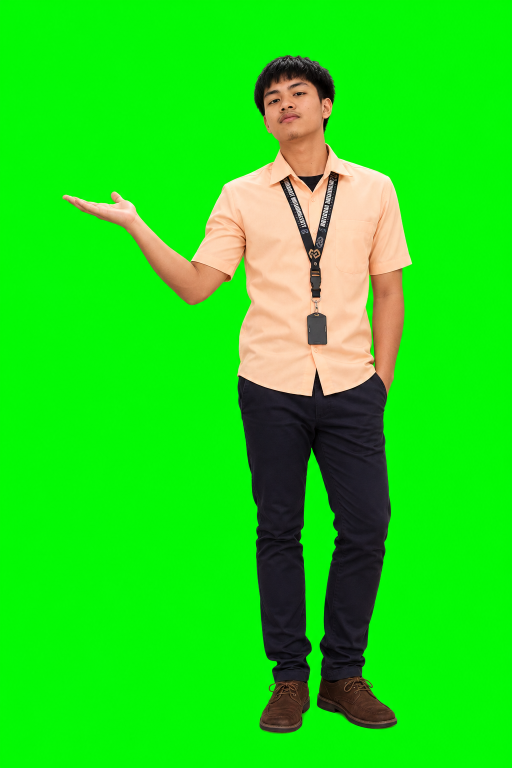
#> input picture source/pointer-light.png, 1024 x 1536 px (shown at 1/2 size); its folder holds 2 pictures in this run
$ python prepare_contact_figures.py
#> lines starting #> are read from the running program, lines starting #| are printed output that depends on the picture; after the words box and inside, x2 and y2 are one past the last pixel; in counts of white or black regions, pixels touching at a corner belong together
from pathlib import Path

import numpy as np
from PIL import Image, ImageFilter


ROOT = Path(__file__).resolve().parents[1]
OUTPUT = ROOT / "public" / "contact"
REVIEW = ROOT / "review"
OUTPUT.mkdir(parents=True, exist_ok=True)
REVIEW.mkdir(parents=True, exist_ok=True)

for theme in ("light", "dark"):
    source = Image.open(ROOT / "source" / f"pointer-{theme}.png").convert("RGB")
#> source is the input picture: PIL image 1024x1536 RGB; mean R, G, B 32.7, 218.5, 23.5
    rgb = np.asarray(source).astype(np.float32)
    red, green, blue = rgb[..., 0], rgb[..., 1], rgb[..., 2]
    excess = green - np.maximum(red, blue)
    background = (green > 65) & (excess > 24) & (green > red * 1.14) & (green > blue * 1.14)
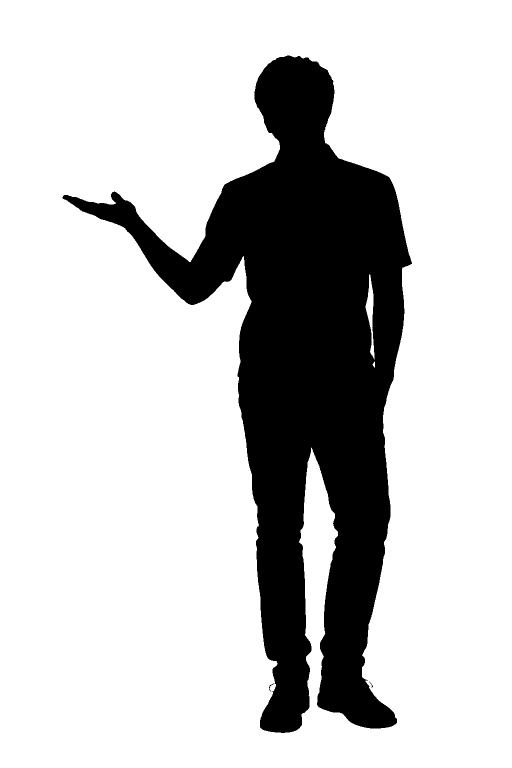
#> background: shape (1536, 1024) bool (shown at 1/2 size); 78.3% white; 3 black regions (1 under 20 px), largest, box (x1, y1, x2, y2) and area: (125, 111, 824, 1466) 340565, (538, 1367, 549, 1383) 32
    alpha = np.where(background, 0, 255).astype(np.uint8)
    rgb[..., 1] = np.minimum(green, np.maximum(red, blue) + 2)
    rgba = Image.fromarray(np.dstack((rgb.astype(np.uint8), alpha)), "RGBA")
    size = (round(source.width * 900 / source.height), 900)
#> size = (600, 900)
    rgba = rgba.resize(size, Image.Resampling.LANCZOS)
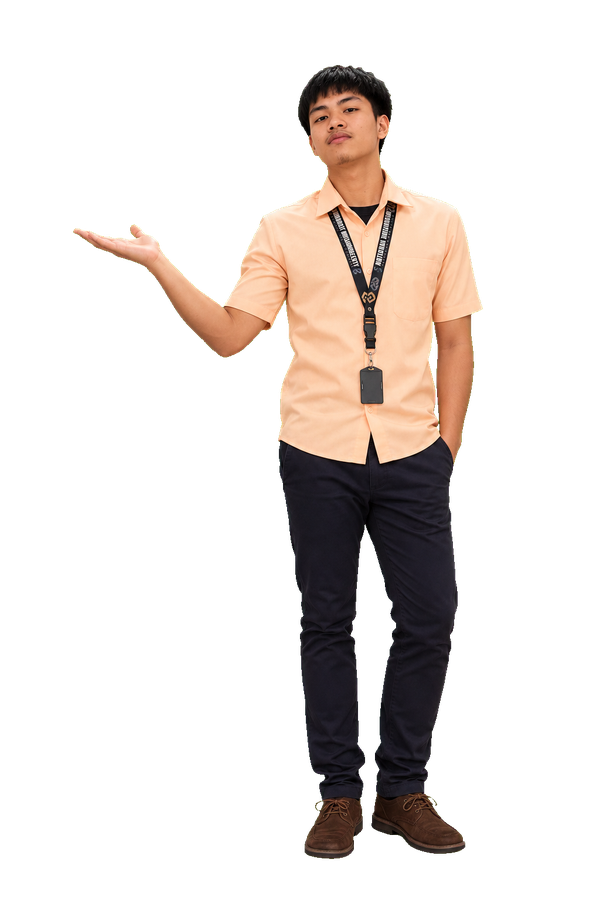
#> rgba: PIL image 600x900 RGBA; mean R, G, B, A 31.2, 24.8, 21.2, 55.2; transparent parts drawn white
    matte = rgba.getchannel("A").filter(ImageFilter.MinFilter(3)).filter(ImageFilter.GaussianBlur(.35))
    rgba.putalpha(matte)
    rgba.save(OUTPUT / f"pointer-{theme}.webp", "WEBP", quality=94, method=6, alpha_quality=100)

    preview = Image.new("RGB", (size[0] * 2, size[1]))
#> preview: PIL image 1200x900 RGB; every value is 0
    for index, color in enumerate(("#f6f7f8", "#0b0c0f")):
        ground = Image.new("RGBA", size, color)
        ground.alpha_composite(rgba)
        preview.paste(ground.convert("RGB"), (index * size[0], 0))
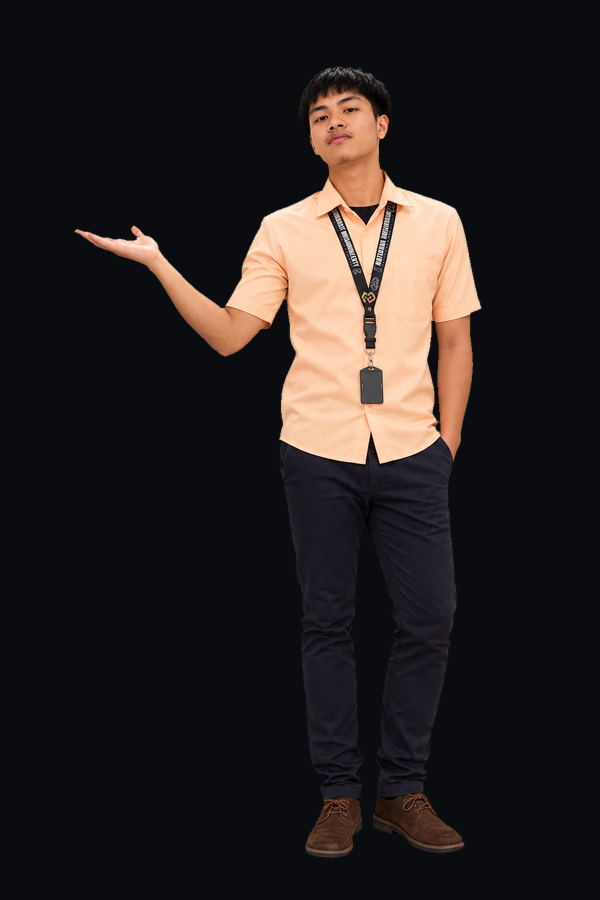
#> ground: PIL image 600x900 RGBA; mean R, G, B, A 38, 32.6, 31.7, 255
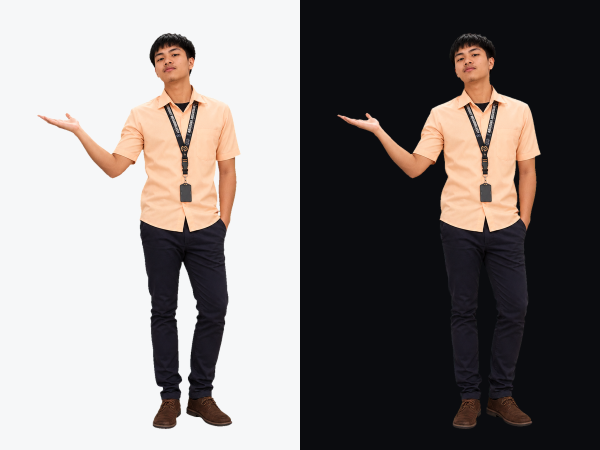
#> preview: PIL image 1200x900 RGB (shown at 1/2 size); mean R, G, B 130.9, 125.5, 123.9
    preview.save(REVIEW / f"pointer-{theme}-composites.png")

    edge_review = Image.new("RGB", (840, 600), "#777777")
#> edge_review: PIL image 840x600 RGB; every value is 119
    crops = ((270, 55, 435, 200), (60, 215, 225, 360))
    for row, box in enumerate(crops):
        crop = rgba.crop(box).resize((330, 290), Image.Resampling.NEAREST)
        for col, color in enumerate(("#f6f7f8", "#0b0c0f")):
            ground = Image.new("RGBA", crop.size, color)
            ground.alpha_composite(crop)
            edge_review.paste(ground.convert("RGB"), (col * 420, row * 300))
#> this loop made 2 passes
#> pass 1, `crop = rgba.crop(box).resize((330, 290), Image.Resampling.NEAREST)`:
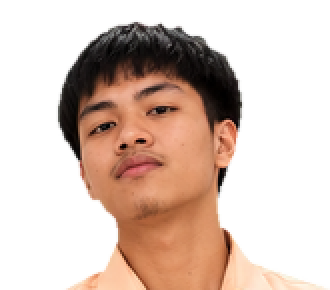
#> crop: PIL image 330x290 RGBA; mean R, G, B, A 72.9, 51.8, 39.7, 104.7; transparent parts drawn white
#> after the loop:
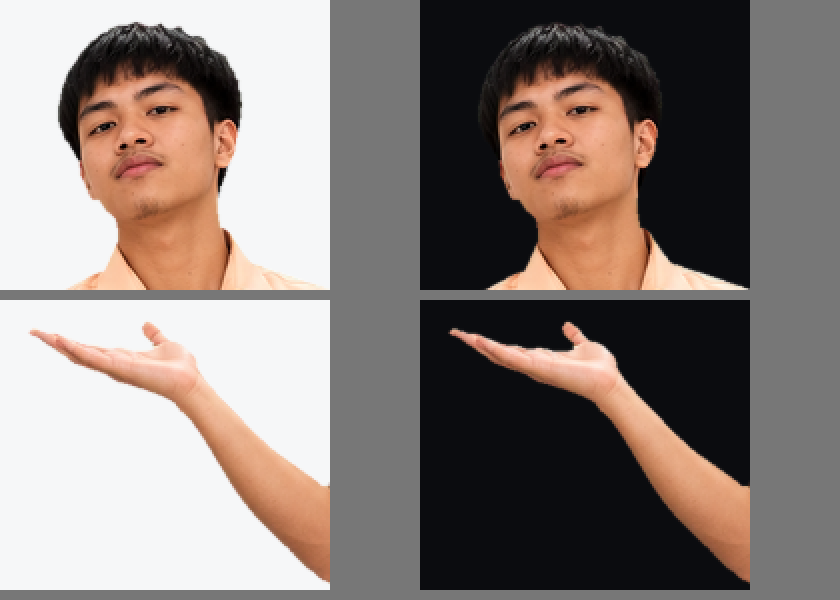
#> edge_review: PIL image 840x600 RGB; mean R, G, B 137.2, 125.8, 120.7
#> after the loop:
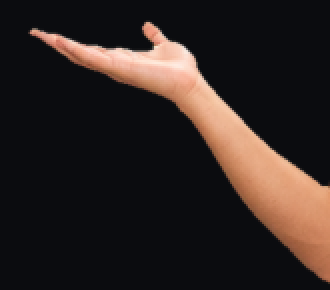
#> ground: PIL image 330x290 RGBA; mean R, G, B, A 46.6, 36.9, 33.8, 255
    edge_review.save(REVIEW / f"pointer-{theme}-edges.png")
    print(f"{theme}: {source.size} -> {size}, transparent WebP, 1px matte erosion and green despill")
#| light: (1024, 1536) -> (600, 900), transparent WebP, 1px matte erosion and green despill
#> pass 2 of the loop `for theme in ("light", "dark"):`:
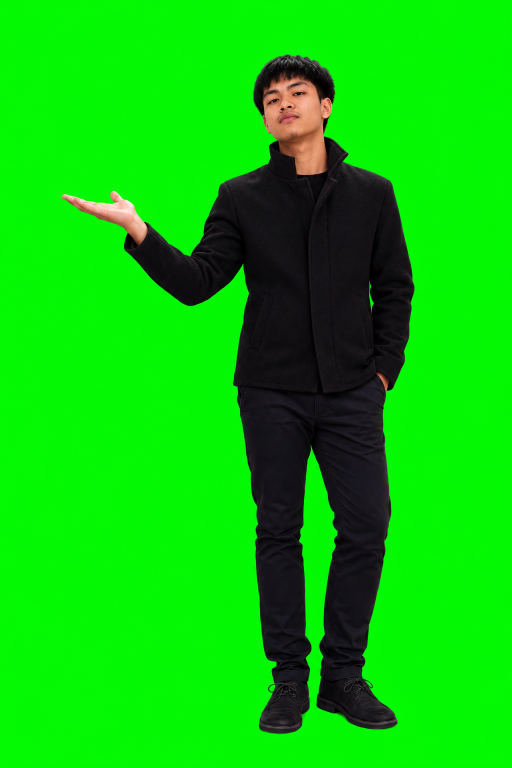
#> input picture source/pointer-dark.png, 1024 x 1536 px (shown at 1/2 size)
#> source is the input picture: PIL image 1024x1536 RGB; mean R, G, B 10.2, 198.8, 8.3
#> `background = (green > 65) & (excess > 24) & (green > red * 1.14) & (gr..`:
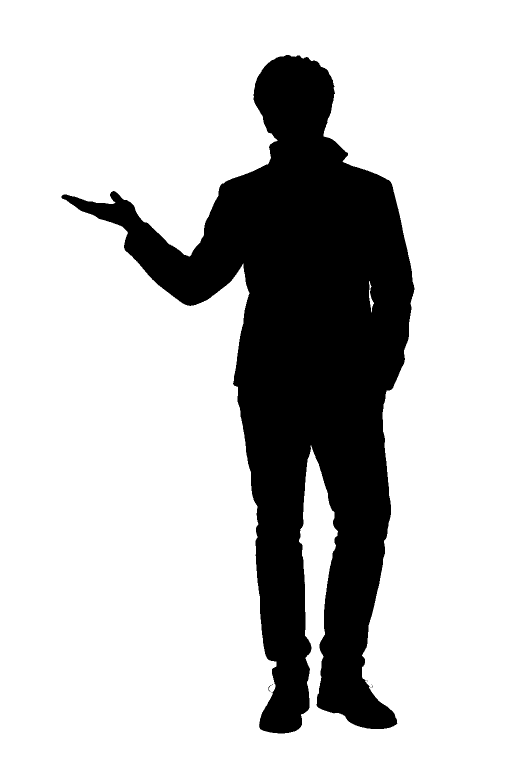
#> background: shape (1536, 1024) bool (shown at 1/2 size); 77.6% white; 7 black regions (6 under 20 px), largest, box (x1, y1, x2, y2) and area: (123, 110, 829, 1467) 352758
#> after the loop `for row, box in enumerate(crops):`:
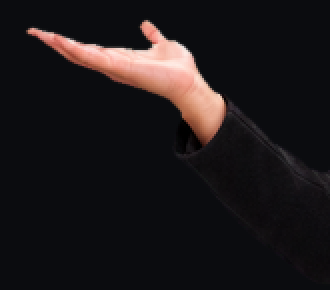
#> ground: PIL image 330x290 RGBA; mean R, G, B, A 28.8, 24.3, 25.6, 255
#| dark: (1024, 1536) -> (600, 900), transparent WebP, 1px matte erosion and green despill
